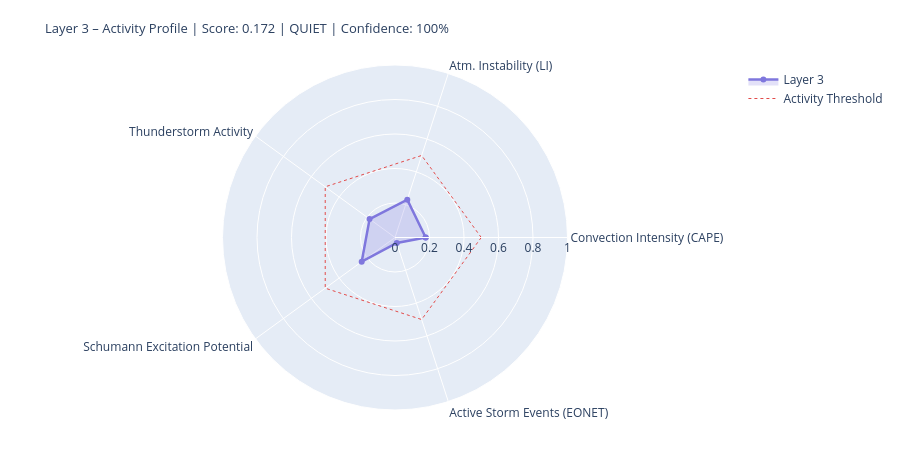

Here is the notebook cell this chart was saved with:
### Markdown cell above
---
## 4. State Assessment & Handoff to Layer 4/5

### Code cell
# ============================================================
# LAYER-3-SCORE
# Five dynamic components
# ============================================================

def norm(v, lo, hi):
    if v is None or (isinstance(v, float) and math.isnan(v)): return None
    return round(max(0.0, min(1.0, (v - lo) / (hi - lo))), 4)

# --- 1) Convection intensity (global CAPE mean) ---
cape_mean = df_atm['cape'].dropna().mean() if not df_atm.empty else None
conv_score = norm(cape_mean, 0, 3000)
conv_src   = 'primary' if cape_mean is not None else 'missing'

# --- 2) Atmospheric instability (LI mean) ---
li_mean   = df_atm['li'].dropna().mean() if not df_atm.empty else None
# Negative LI = unstable → higher score
instab_score = norm(-li_mean if li_mean is not None else None, -6, 6)
instab_src   = 'primary' if li_mean is not None else 'missing'

# --- 3) Thunderstorm activity (mean thunder score + WMO count) ---
thunder_mean = df_atm['thunder_score'].mean() if not df_atm.empty else None
n_thunder    = int(df_atm['thunderstorm'].sum()) if not df_atm.empty else 0
thunder_score_val = norm(
    (thunder_mean or 0) * 0.7 + n_thunder * 0.1, 0, 1.0
) if thunder_mean is not None else None
thunder_src = 'primary'

# --- 4) Schumann excitation potential (weighted Schumann contribution) ---
schumann_pot = df_atm['schumann_contribution'].mean() if not df_atm.empty else None
# Boosted by Layer-2 thunderstorm trigger
if schumann_pot is not None and l2_thunder:
    schumann_pot = min(1.0, schumann_pot * 1.2)
schumann_score = norm(schumann_pot, 0, 1.0) if schumann_pot is not None else None
schumann_src   = 'derived'

# --- 5) Storm activity (NASA EONET) ---
# Distinction: None = data not loaded, 0.0 = loaded but no events
storm_score = None
storm_src   = 'missing'
if raw.get('storms') is not None:          # API reached successfully
    storm_score = norm(len(storm_events), 0, 30) if storm_events else 0.0
    storm_src   = 'primary'

# X-Ray and Kp: context only, not in dynamic score
# (X-Ray = Layer-0/4 driver; Kp = geomagnetic index, not a lightning proxy)
xray_context = None
if raw.get('xray'):
    df_xc = pd.DataFrame(raw['xray'])
    fc = next((c for c in df_xc.columns
               if any(k in c.lower() for k in ['flux','long']) and 'time' not in c.lower()),
              df_xc.columns[1])
    df_xc[fc] = pd.to_numeric(df_xc[fc], errors='coerce')
    xray_last = df_xc[fc].dropna().iloc[-1] if not df_xc[fc].dropna().empty else None
    if xray_last:
        xray_class = ('X' if xray_last>=1e-4 else 'M' if xray_last>=1e-5
                      else 'C' if xray_last>=1e-6 else 'B')
        xray_context = {'flux': float(xray_last), 'class': xray_class}
        print(f'X-Ray context: {xray_class}-class ({xray_last:.2e} W/m²)')

# --- Aggregate ---
COMPONENTS = {
    'Convection Intensity (CAPE)':  {'score': conv_score,       'source': conv_src,    'dynamic': True},
    'Atm. Instability (LI)':         {'score': instab_score,     'source': instab_src,  'dynamic': True},
    'Thunderstorm Activity':              {'score': thunder_score_val, 'source': thunder_src, 'dynamic': True},
    'Schumann Excitation Potential':   {'score': schumann_score,   'source': schumann_src,'dynamic': True},
    'Active Storm Events (EONET)': {'score': storm_score,      'source': storm_src,   'dynamic': True},
}

available   = {k: v['score'] for k, v in COMPONENTS.items() if v['score'] is not None}
unavailable = [k for k, v in COMPONENTS.items() if v['score'] is None]
layer3_score = round(sum(available.values()) / len(available), 4) if available else None
confidence   = round(len(available) / len(COMPONENTS), 2)
level = ('unknown' if layer3_score is None
         else 'quiet'   if layer3_score < 0.3
         else 'moderate' if layer3_score < 0.6
         else 'active')
dominant_l3 = max(available, key=available.get) if available else 'none'

# --- Ausgabe ---
W = 68
print('=' * W)
print('LAYER 3 – ATMOSPHERE / WEATHER / THUNDERSTORMS – STATE ASSESSMENT')
print('=' * W)
for name, comp in COMPONENTS.items():
    s = comp['score']
    if s is not None:
        bar = '█' * int(s * 20) + '░' * (20 - int(s * 20))
        print(f'  {name:<36} {bar}  {s:.3f}  [{comp["source"]}]')
    else:
        print(f'  {name:<36} {"─" * 20}  n/a   [missing]')
print('-' * W)
print(f'  Score:        {layer3_score:.3f}  ({len(available)}/{len(COMPONENTS)} components)')
print(f'  Confidence:   {confidence:.0%}')
print(f'  Level:        {level.upper()}')
print(f'  Dominant:     {dominant_l3}')
print(f'  CAPE mean:    {cape_mean:.0f} J/kg' if cape_mean else '  CAPE mean:    n/a')
print(f'  LI mean:      {li_mean:.1f} K' if li_mean is not None else '  LI mean:      n/a')
print(f'  Thunderstorms:{n_thunder} points (WMO)  +  {len(storm_events)} NASA EONET')
print('=' * W)

# Radar
cats   = list(available.keys())
vals_r = list(available.values())
if len(cats) >= 3:
    fig = go.Figure()
    fig.add_trace(go.Scatterpolar(
        r=vals_r + [vals_r[0]], theta=cats + [cats[0]],
        fill='toself', fillcolor='rgba(127,119,221,0.22)',
        line=dict(color='#7F77DD', width=2.5), name='Layer 3'
    ))
    fig.add_trace(go.Scatterpolar(
        r=[0.5] * (len(cats)+1), theta=cats + [cats[0]],
        line=dict(color='#E24B4A', dash='dot', width=1),
        mode='lines', name='Activity Threshold'
    ))
    fig.update_layout(
        title=dict(
            text=f'Layer 3 – Activity Profile | Score: {layer3_score:.3f} | {level.upper()} | Confidence: {confidence:.0%}',
            font=dict(size=13)
        ),
        polar=dict(radialaxis=dict(visible=True, range=[0, 1])),
        height=450, showlegend=True,
        margin=dict(l=60, r=60, t=65, b=40)
    )
    fig.show()

### Figure 1 — Plotly figure (JSON) as saved in the notebook; plotly's stock layout.template omitted (floating-point values rounded to 4 significant figures)
{"data": [{"fill": "toself", "fillcolor": "rgba(127,119,221,0.22)", "line": {"color": "#7F77DD", "width": 2.5}, "name": "Layer 3", "r": [0.1778, 0.2306, 0.1821, 0.2386, 0.0333, 0.1778], "theta": ["Convection Intensity (CAPE)", "Atm. Instability (LI)", "Thunderstorm Activity", "Schumann Excitation Potential", "Active Storm Events (EONET)", "Convection Intensity (CAPE)"], "type": "scatterpolar"}, {"line": {"color": "#E24B4A", "dash": "dot", "width": 1}, "mode": "lines", "name": "Activity Threshold", "r": [0.5, 0.5, 0.5, 0.5, 0.5, 0.5], "theta": ["Convection Intensity (CAPE)", "Atm. Instability (LI)", "Thunderstorm Activity", "Schumann Excitation Potential", "Active Storm Events (EONET)", "Convection Intensity (CAPE)"], "type": "scatterpolar"}], "layout": {"height": 450, "margin": {"b": 40, "l": 60, "r": 60, "t": 65}, "polar": {"radialaxis": {"range": [0, 1], "visible": true}}, "showlegend": true, "title": {"font": {"size": 13}, "text": "Layer 3 – Activity Profile | Score: 0.172 | QUIET | Confidence: 100%"}}}
